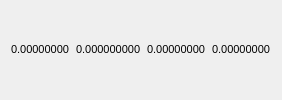
    <widget class="QFrame" name="tradingHeaderContainer">
     <property name="sizePolicy">
      <sizepolicy hsizetype="Preferred" vsizetype="Maximum">
       <horstretch>0</horstretch>
       <verstretch>0</verstretch>
      </sizepolicy>
     </property>
     <property name="minimumSize">
      <size>
       <width>249</width>
       <height>40</height>
      </size>
     </property>
     <property name="maximumSize">
      <size>
       <width>16777215</width>
       <height>220</height>
      </size>
     </property>
     <property name="frameShape">
      <enum>QFrame::NoFrame</enum>
     </property>
     <property name="frameShadow">
      <enum>QFrame::Raised</enum>
     </property>
     <property name="lineWidth">
      <number>0</number>
     </property>
     <layout class="QVBoxLayout" name="verticalLayout_trade">
      <item>
       <layout class="QHBoxLayout" name="wallettradeHeader">
        <item>
         <widget class="QLabel" name="Bid">
          <property name="minimumSize">
           <size>
            <width>0</width>
            <height>0</height>
           </size>
          </property>
          <property name="font">
           <font>
            <pointsize>8</pointsize>
            <weight>50</weight>
            <bold>false</bold>
           </font>
          </property>
          <property name="text">
           <string>0.00000000</string>
          </property>
          <property name="textInteractionFlags">
           <set>Qt::LinksAccessibleByMouse|Qt::TextSelectableByMouse</set>
          </property>
         </widget>
        </item>
        <item>
         <widget class="QLabel" name="volumet">
          <property name="minimumSize">
           <size>
            <width>0</width>
            <height>0</height>
           </size>
          </property>
          <property name="font">
           <font>
            <pointsize>8</pointsize>
            <weight>50</weight>
            <bold>false</bold>
           </font>
          </property>
          <property name="text">
           <string>0.000000000</string>
          </property>
          <property name="textInteractionFlags">
           <set>Qt::LinksAccessibleByMouse|Qt::TextSelectableByMouse</set>
          </property>
         </widget>
        </item>
        <item>
         <widget class="QLabel" name="Ask">
          <property name="minimumSize">
           <size>
            <width>0</width>
            <height>0</height>
           </size>
          </property>
          <property name="font">
           <font>
            <pointsize>8</pointsize>
            <weight>50</weight>
            <bold>false</bold>
           </font>
          </property>
          <property name="text">
           <string>0.00000000</string>
          </property>
          <property name="textInteractionFlags">
           <set>Qt::LinksAccessibleByMouse|Qt::TextSelectableByMouse</set>
          </property>
         </widget>
        </item>
        <item>
         <widget class="QLabel" name="volumebtc">
          <property name="minimumSize">
           <size>
            <width>0</width>
            <height>0</height>
           </size>
          </property>
          <property name="font">
           <font>
            <pointsize>8</pointsize>
            <weight>50</weight>
            <bold>false</bold>
           </font>
          </property>
          <property name="text">
           <string>0.00000000</string>
          </property>
          <property name="textInteractionFlags">
           <set>Qt::LinksAccessibleByMouse|Qt::TextSelectableByMouse</set>
          </property>
         </widget>
        </item>
       </layout>
      </item>
     </layout>
    </widget>
